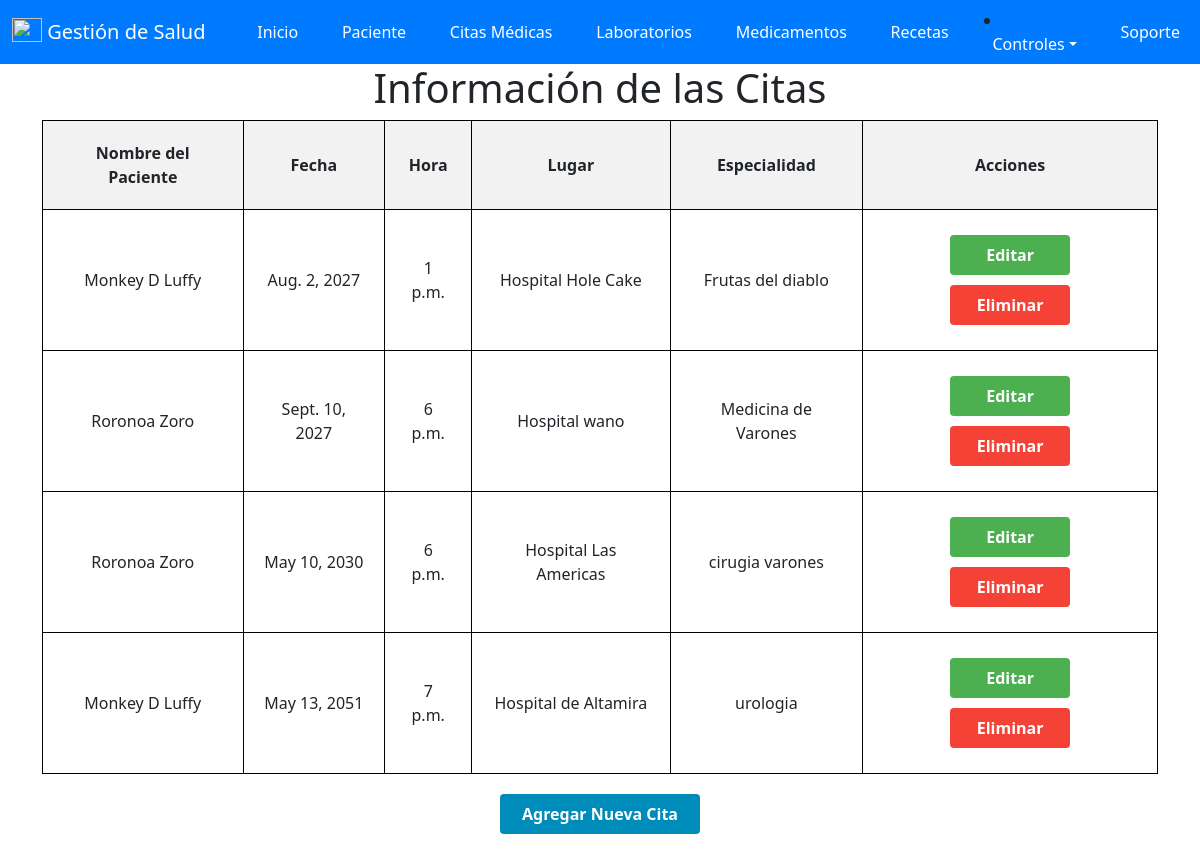
The app's page /citas/ (signed in), older data.
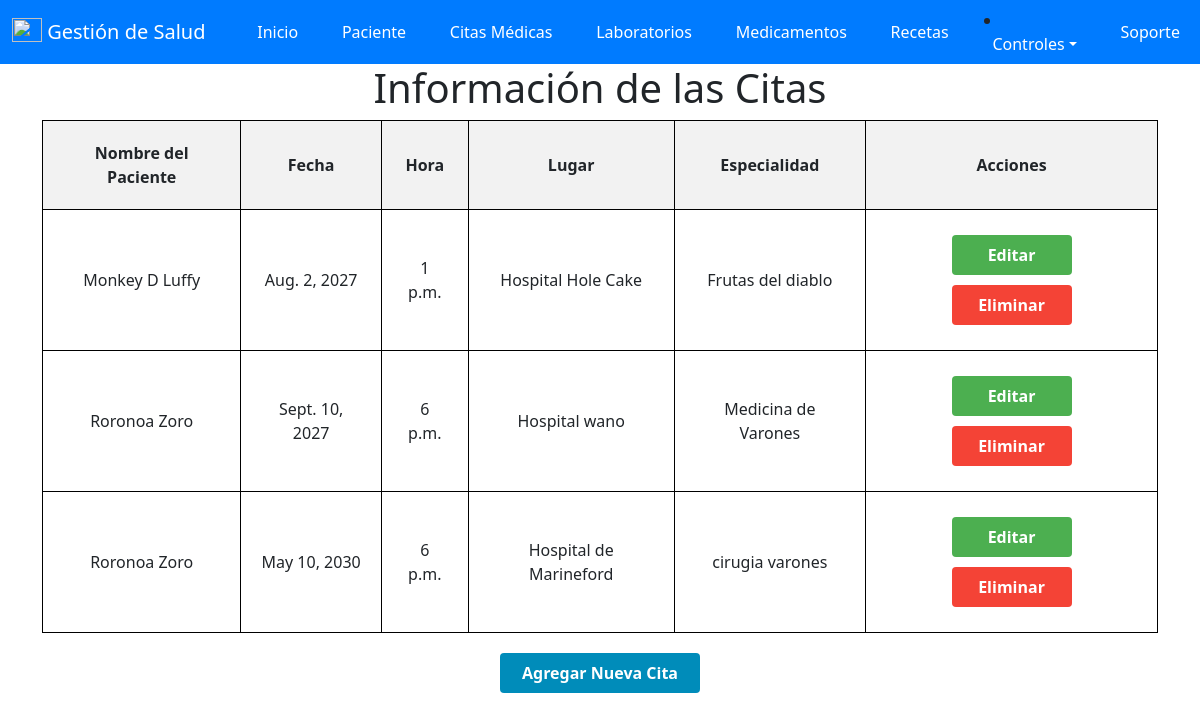
The same page, newer data.
### salud/models.py (models this page shows, shortened)
class cita(models.Model):
    id_Cita = models.AutoField(primary_key=True , verbose_name='ID_Cita')
    id_paciente = models.ForeignKey(paciente, on_delete=models.CASCADE)
    fecha = models.DateField(null=False, verbose_name='Fecha')
    hora = models.TimeField(null=False, verbose_name='Hora')
    lugar = models.CharField(max_length=200, verbose_name='Lugar')
    especialidad = models.CharField(max_length=50, verbose_name='Especialidad')
    id_usuario = models.ForeignKey(User, on_delete=models.CASCADE)

class paciente(models.Model):
    id_paciente = models.AutoField(primary_key=True , verbose_name='ID_Paciente')
    cedula = models.IntegerField(null=True,verbose_name='Cedula')
    nombre = models.CharField(max_length=50, verbose_name='Nombre')
    apellido = models.CharField(max_length=50, verbose_name='Apellido')
    sexo = models.CharField(max_length=20, verbose_name='Sexo')
    fecha_Nacimiento = models.DateField(null=True, verbose_name='Fecha de Nacimiento')
    edad = models.IntegerField ( verbose_name='Edad')
    direccion = models.CharField(max_length=50, verbose_name='Direccion')
    telefono = models.IntegerField( verbose_name='Telefono')
    email = models.EmailField( verbose_name='Email')
    id_usuario = models.ForeignKey(User, on_delete=models.CASCADE)

### salud/views.py (the view)
# urls.py: path('citas/', views.citas, name='citas'),
@login_required(login_url='/accounts/login/')
def citas(request):
    citas = cita.objects.filter(id_usuario=request.user)
    context = {
        'citas': citas
    }
    return render(request, 'Programar/citas.html', context)

### salud/templates/Programar/citas.html (shortened to what this page needs)
{% extends "base.html" %}
{% block contenido %}
<!DOCTYPE html>
<html>
<head>
</head>
<body>
    <h1>Información de las Citas</h1>
    <form method="post" action="{% url 'citas' %}">
        <table>
            <thead>
                <tr>
                    <th>Nombre del Paciente</th>
                    <th>Fecha</th>
                    <th>Hora</th>
                    <th>Lugar</th>
                    <th>Especialidad</th>
                    <th>Acciones</th>
                </tr>
            </thead>
            <tbody>
                {% for cita in citas %}
                <tr>
                    <td>{{ cita.id_paciente.nombre }} {{ cita.id_paciente.apellido }}</td>
                    <td>{{ cita.fecha }}</td>
                    <td>{{ cita.hora }}</td>
                    <td>{{ cita.lugar }}</td>
                    <td>{{ cita.especialidad }}</td>
                    <td>
                        <a href="{% url 'editar_cita' cita.id_Cita %}" class="button edit-button">Editar</a>
                        <a href="{% url 'eliminar_cita' cita.id_Cita %}" class="button delete-button" onclick="return confirm('¿Estás seguro de que deseas eliminar esta cita?');">Eliminar</a>
                    </td>
                </tr>
                {% empty %}
                <tr>
                    <td colspan="6">No hay citas disponibles.</td>
                </tr>
                {% endfor %}
            </tbody>
        </table>
        <a href="{% url 'agregar_cita' %}" class="button add-button">Agregar Nueva Cita</a>
    </form>
</body>
</html>
{% endblock %}

Row changes from the older to the newer data that the page shows:
removed cita: id_paciente.nombre "Monkey", id_paciente.apellido "D Luffy", fecha "May 13, 2051", hora "7 p.m.", lugar "Hospital de Altamira", especialidad "urologia"
changed cita "cirugia varones": lugar "Hospital Las Americas" → "Hospital de Marineford"
